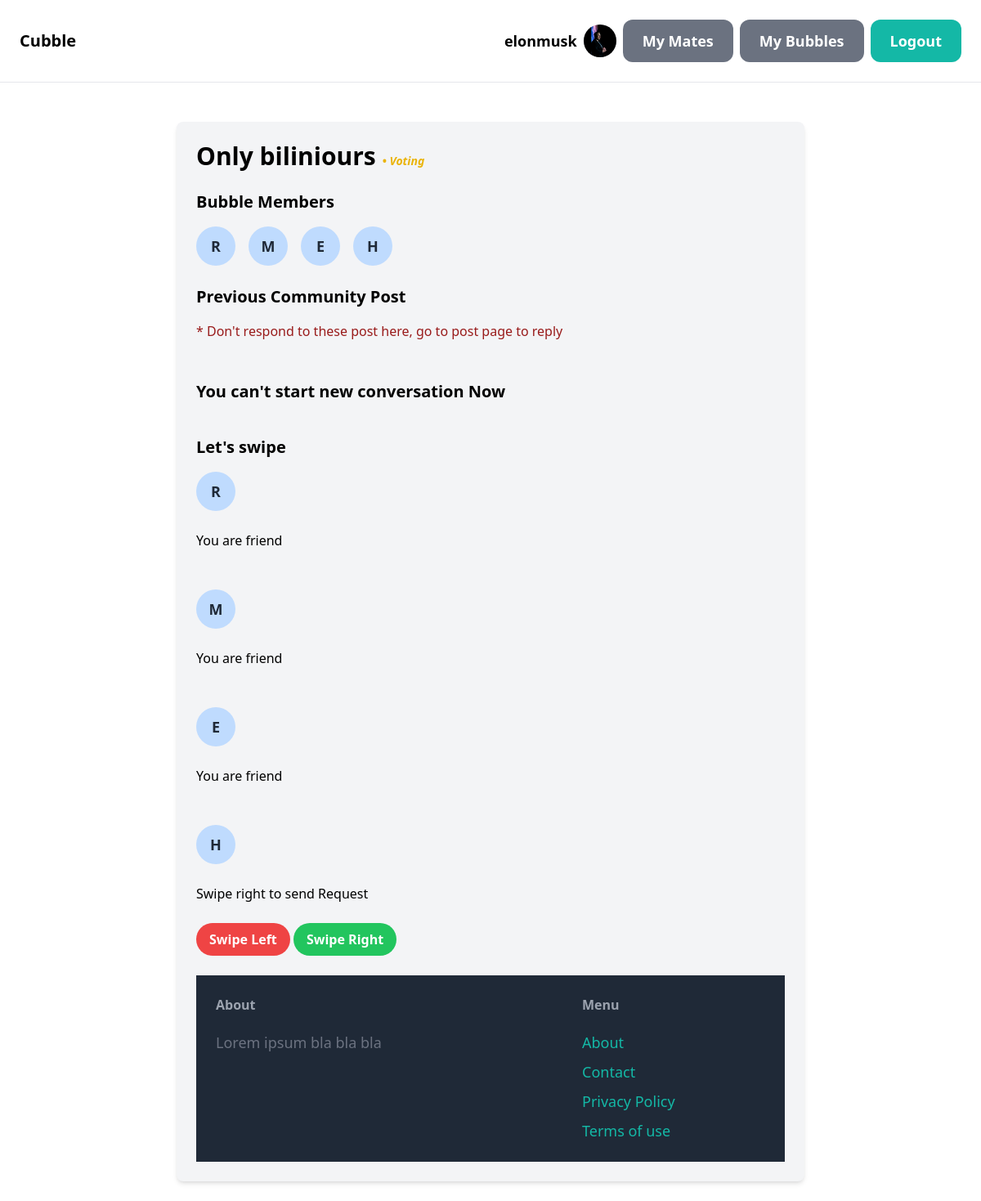
The app's page /bubble/3/ (signed in), older data.
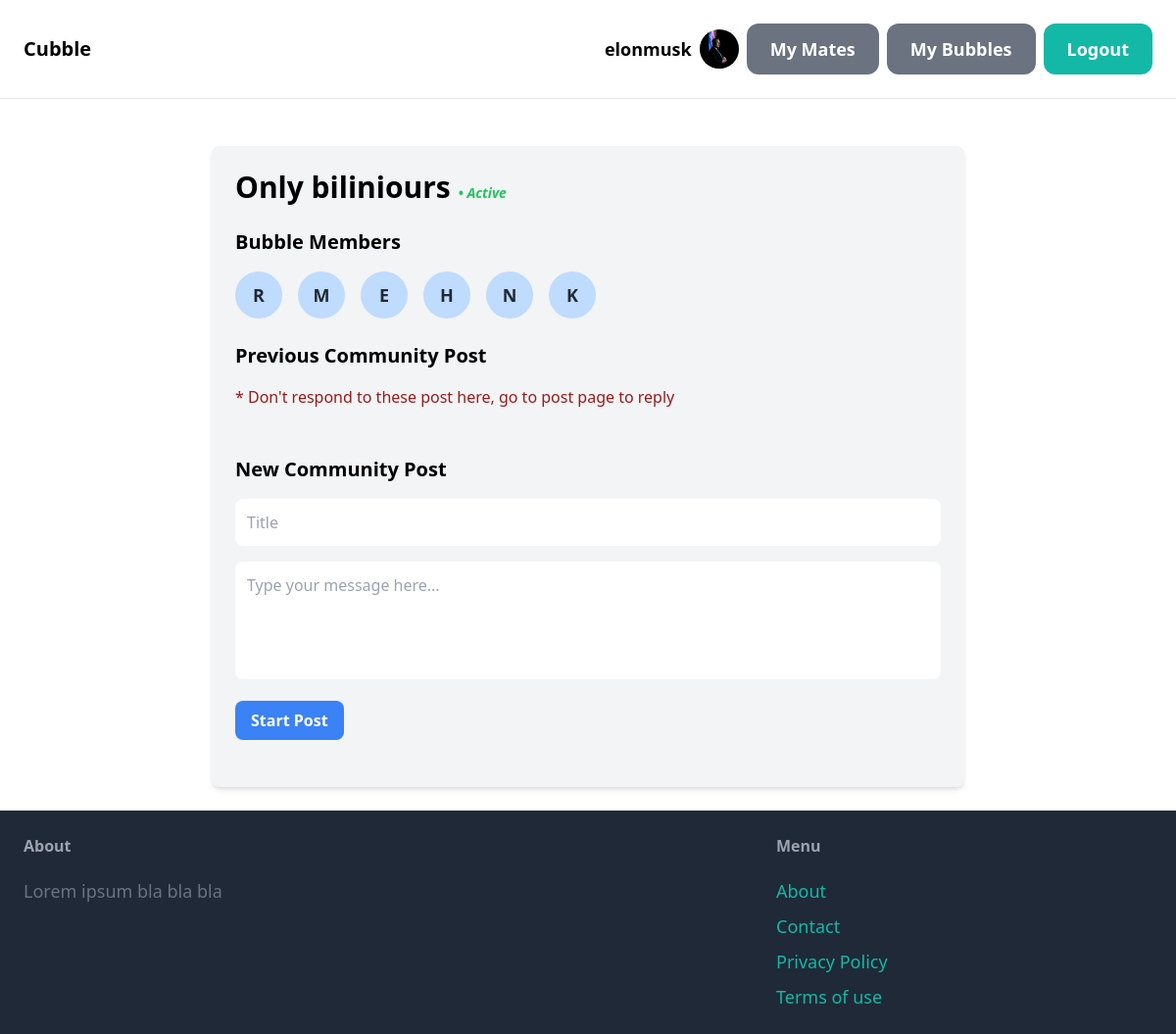
The same page, newer data.
### core/models.py (models this page shows, shortened)
class Bubble(models.Model):
    class Status(models.TextChoices):
        ACT = "1", "ACTIVE"
        VOTE = '2', "VOTING"
        ARCH = '3', "ARCHIVE"
    name = models.CharField(max_length = 150, unique=True)
    description = models.CharField(max_length=500)
    thumbnail = models.ImageField(upload_to='Images')
    status = models.CharField(max_length = 10, choices=Status.choices, default = Status.ARCH)

class BubbleMember(models.Model):
    class Status(models.TextChoices):
        SEE = "1", "VISIBLE"
        UNSEE = '2', "NOT_VISIBLE"
    bubble_id = models.ForeignKey(Bubble, related_name='bubble_registered_name', on_delete=models.CASCADE)
    user_id = models.ForeignKey(User, related_name='bubble_member', on_delete=models.CASCADE)
    profile = models.CharField(max_length = 500, blank=True)
    status = models.CharField(max_length = 10, choices=Status.choices, default = Status.UNSEE)
    class Meta:
        unique_together = ('bubble_id', 'user_id')

### core/views.py (the view)
# urls.py: path('bubble/<int:pk>/', views.bubble, name='bubble'),
@part_of_bubble_required
def bubble(request, pk):
    bubble = get_object_or_404(Bubble, pk=pk)
    Bubble_id = bubble.id
    members_in_bubble = BubbleMember.objects.filter(bubble_id=Bubble_id)
    user = request.user
    user_friends_id = (
        Friend.objects.filter((Q(user1=user.id)  | Q(user2=user.id) ) & Q(status1='accepted') & Q(status2='accepted'))
        .values_list('user1_id', flat=True)
        .union(Friend.objects.filter((Q(user1=user.id)  | Q(user2=user.id) ) & Q(status1='accepted') & Q(status2='accepted')).values_list('user2_id', flat=True))
    )
    user_friends = []
    for friends in user_friends_id:
        user = User.objects.get(pk=friends)
        user_friends.append(user)
    user_friends_id_pending = (
        Friend.objects.filter((Q(user1=user.id)  | Q(user2=user.id) ))
        .values_list('user1_id', flat=True)
        .union(Friend.objects.filter((Q(user1=user.id)  | Q(user2=user.id) )).values_list('user2_id', flat=True))
    )
    user_friends_pending = []
    for friend_id in user_friends_id_pending:
        try:
            friendship = Friend.objects.get(user1=user.id, user2=friend_id)
            if friendship.status1 == Friend.ACCEPTED:
                friend_user = User.objects.get(pk=friend_id)
                user_friends_pending.append(friend_user)
        except Friend.DoesNotExist:
            pass  # Friend object not found for this combination
        try:
            friendship = Friend.objects.get(user2=user.id, user1=friend_id)
            if friendship.status2 == Friend.ACCEPTED:
                friend_user = User.objects.get(pk=friend_id)
                user_friends_pending.append(friend_user)
        except Friend.DoesNotExist:
            pass  # Friend object not found for this combination
    return render(request, 'core/bubble.html' , {
        'bubble' : bubble,
        'members_in_bubble' : members_in_bubble,
        'user_friends': user_friends,
        'user_friends_pending':user_friends_pending,
    })

### core/templates/core/bubble.html (shortened to what this page needs)
{% extends 'core/base.html' %}
{% block content %}
    <div class="max-w-3xl mx-auto mt-6 p-6 bg-gray-100 rounded-lg shadow-md">
        {% if bubble.status == '1' %}
        <h1 class="text-3xl font-bold mb-6">{{ bubble.name }} <span class="text-green-500 italic text-sm">• Active</span></h1>
        {% elif bubble.status == '2' %}
        <h1 class="text-3xl font-bold mb-6">{{ bubble.name }} <span class="text-yellow-500 italic text-sm">• Voting</span></h1>
        {% else %}
        <h1 class="text-3xl font-bold mb-6">{{ bubble.name }} <span class="text-red-500 italic text-sm">• Archived</span></h1>
        {% endif %}
        <h2 class="text-xl font-bold mb-4">Bubble Members</h2>
        <div class="flex flex-wrap gap-4 mb-6">
            {% for member in members_in_bubble %}
                <a href="{% url 'core:bubble_mate_chat' pk=member.bubble_id.id username=member.user_id.username %}" class="inline-block">
                    <div class="w-12 h-12 rounded-full flex items-center justify-center bg-blue-200 hover:bg-blue-300">
                        <span class="text-lg font-bold text-gray-800">{{ member.user_id.username|first|upper }}</span>
                    </div>
                </a>
            {% empty %}
                <p>No members found</p>
            {% endfor %}
        </div>
        <h2 class="text-xl font-bold mb-4">Previous Community Post</h2>
        <h1 class="text-red-800"> * Don't respond to these post here, go to post page to reply</h1>
        <br>
        {% if bubble.status == '1' %}
        <h2 class="text-xl font-bold mb-4">New Community Post</h2>
        <form id="comment-form" class="mb-6">
            <input type="text" name="title" placeholder="Title" class="w-full rounded-lg border-gray-300 focus:border-blue-500 resize-none p-3 focus:outline-none mb-4" required>
            <textarea name="message" class="w-full rounded-lg border-gray-300 focus:border-blue-500 resize-none p-3 focus:outline-none" rows="4" placeholder="Type your message here..." required></textarea>
            <button type="submit" class="mt-4 bg-blue-500 hover:bg-blue-600 text-white font-semibold py-2 px-4 rounded-lg focus:outline-none transition duration-300">Start Post</button>
        </form>
        {% elif bubble.status == '2' %}
        <h2 class="text-xl font-bold mb-4">You can't start new conversation Now</h2>
        <br>
        <h2 class="text-xl font-bold mb-4">Let's swipe</h2>
        {% for member in members_in_bubble %}
            {% if member.user_id in user_friends %}
            <div class="user-profile" data-user-id="{{member.user_id.id}}">
                <div class="w-12 h-12 rounded-full flex items-center justify-center bg-blue-200 hover:bg-blue-300">
                    <span class="text-lg font-bold text-gray-800">{{ member.user_id.username|first|upper }}</span>
                </div>
                <br>
                <P>You are friend</P>
                <br><br>
            {% else  %}
            <div class="user-profile" data-user-id="{{member.user_id.id}}">
                <div class="w-12 h-12 rounded-full flex items-center justify-center bg-blue-200 hover:bg-blue-300">
                    <span class="text-lg font-bold text-gray-800">{{ member.user_id.username|first|upper }}</span>
                </div>
                <br>
                <p> Swipe right to send Request </p>
                <br>
                <button class="swipe-left bg-red-500 hover:bg-red-700 text-white font-bold py-2 px-4 rounded-full transition duration-300 ease-in-out "onclick="refreshPage()">
                    Swipe Left
                </button>
                <button class="swipe-right bg-green-500 hover:bg-green-700 text-white font-bold py-2 px-4 rounded-full transition duration-300 ease-in-out"onclick="refreshPage()">
                    Swipe Right
                </button>
            <br>
            <br>
            </div>
            {% endif %}
        {% endfor %}
        {% else %}
        <h2 class="text-xl font-bold mb-4">Archived Bubble</h2>
        {% endif %}
    </div>
{% endblock %}

Row changes from the older to the newer data that the page shows:
no longer on one of the page's lists (row unchanged): BubbleMember: user_id.username|first "R"
no longer on one of the page's lists (row unchanged): BubbleMember: user_id.username|first "M"
no longer on one of the page's lists (row unchanged): BubbleMember: user_id.username|first "E"
no longer on one of the page's lists (row unchanged): BubbleMember: user_id.username|first "H"
changed Bubble "Only biliniours": status "2" → "1" (drawn)
added BubbleMember: user_id.username|first "N", shown under "Bubble Members"
added BubbleMember: user_id.username|first "K", shown under "Bubble Members"
Text that changed along with them:
text no longer shown: "• Voting You can't start new conversation Now Let's swipe"
text now shown: "• Active New Community Post Start Post"
